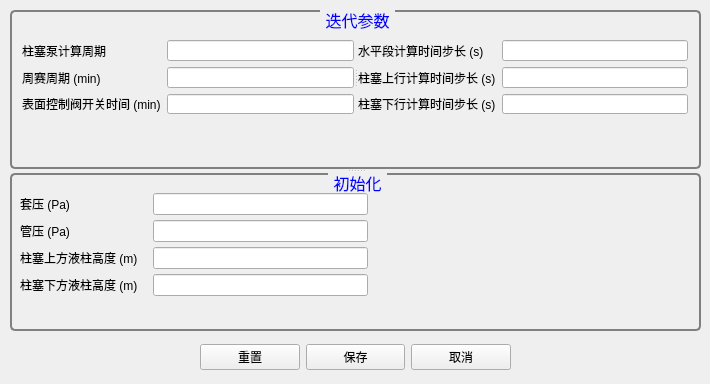
           <widget class="QWidget" name="tabSettings">
            <attribute name="title">
             <string>设置</string>
            </attribute>
            <widget class="QSplitter" name="splitter_2">
             <property name="geometry">
              <rect>
               <x>10</x>
               <y>10</y>
               <width>691</width>
               <height>321</height>
              </rect>
             </property>
             <property name="orientation">
              <enum>Qt::Vertical</enum>
             </property>
             <widget class="QGroupBox" name="groupBox_vertical_7">
              <property name="font">
               <font>
                <pointsize>12</pointsize>
                <weight>50</weight>
                <italic>false</italic>
                <bold>false</bold>
               </font>
              </property>
              <property name="styleSheet">
               <string notr="true">QGroupBox {
    background-color: qlineargradient(x1: 0, y1: 0, x2: 0, y2: 1,
                                      stop: 0 #E0E0E0, stop: 1 #FFFFFF);
    border: 2px solid gray;
    border-radius: 5px;
    margin-top: 1ex; /* leave space at the top for the title */
	font: 12pt;
}

QGroupBox::title {
    subcontrol-origin: margin;
    subcontrol-position: top center; /* position at the top center */
    padding: 0 3px;
    background-color: qlineargradient(x1: 0, y1: 0, x2: 0, y2: 1,
                                      stop: 0 #FFDD00, stop: 1 #FBB034);
	border-radius:2px;
	color:blue;
}</string>
              </property>
              <property name="title">
               <string>迭代参数</string>
              </property>
              <widget class="QSplitter" name="splitter_3">
               <property name="geometry">
                <rect>
                 <x>12</x>
                 <y>30</y>
                 <width>666</width>
                 <height>74</height>
                </rect>
               </property>
               <property name="orientation">
                <enum>Qt::Horizontal</enum>
               </property>
               <widget class="QWidget" name="layoutWidget">
                <layout class="QGridLayout" name="gridLayout">
                 <item row="0" column="0">
                  <widget class="QLabel" name="label_cycles">
                   <property name="text">
                    <string>柱塞泵计算周期</string>
                   </property>
                  </widget>
                 </item>
                 <item row="0" column="1">
                  <widget class="QLineEdit" name="lineEdit_cycles"/>
                 </item>
                 <item row="1" column="0">
                  <widget class="QLabel" name="label_plungerT">
                   <property name="text">
                    <string>周赛周期 (min)</string>
                   </property>
                  </widget>
                 </item>
                 <item row="1" column="1">
                  <widget class="QLineEdit" name="lineEdit_plungerT"/>
                 </item>
                 <item row="2" column="0">
                  <widget class="QLabel" name="label_valveT">
                   <property name="text">
                    <string>表面控制阀开关时间 (min)</string>
                   </property>
                  </widget>
                 </item>
                 <item row="2" column="1">
                  <widget class="QLineEdit" name="lineEdit_valveT"/>
                 </item>
                </layout>
               </widget>
               <widget class="QWidget" name="layoutWidget">
                <layout class="QGridLayout" name="gridLayout_2">
                 <item row="2" column="0">
                  <widget class="QLabel" name="label_dtDown">
                   <property name="text">
                    <string>柱塞下行计算时间步长 (s)</string>
                   </property>
                  </widget>
                 </item>
                 <item row="2" column="1">
                  <widget class="QLineEdit" name="lineEdit_dtDown"/>
                 </item>
                 <item row="1" column="1">
                  <widget class="QLineEdit" name="lineEdit_dtUp"/>
                 </item>
                 <item row="1" column="0">
                  <widget class="QLabel" name="label_dtUp">
                   <property name="text">
                    <string>柱塞上行计算时间步长 (s)</string>
                   </property>
                  </widget>
                 </item>
                 <item row="0" column="0">
                  <widget class="QLabel" name="label_dtH">
                   <property name="text">
                    <string>水平段计算时间步长 (s)</string>
                   </property>
                  </widget>
                 </item>
                 <item row="0" column="1">
                  <widget class="QLineEdit" name="lineEdit_dtH"/>
                 </item>
                </layout>
               </widget>
              </widget>
             </widget>
             <widget class="QGroupBox" name="groupBox_vertical_6">
              <property name="font">
               <font>
                <pointsize>12</pointsize>
                <weight>50</weight>
                <italic>false</italic>
                <bold>false</bold>
               </font>
              </property>
              <property name="styleSheet">
               <string notr="true">QGroupBox {
    background-color: qlineargradient(x1: 0, y1: 0, x2: 0, y2: 1,
                                      stop: 0 #E0E0E0, stop: 1 #FFFFFF);
    border: 2px solid gray;
    border-radius: 5px;
    margin-top: 1ex; /* leave space at the top for the title */
	font: 12pt;
}

QGroupBox::title {
    subcontrol-origin: margin;
    subcontrol-position: top center; /* position at the top center */
    padding: 0 3px;
    background-color: qlineargradient(x1: 0, y1: 0, x2: 0, y2: 1,
                                      stop: 0 #FFDD00, stop: 1 #FBB034);
	border-radius:2px;
	color:blue;
}</string>
              </property>
              <property name="title">
               <string>初始化</string>
              </property>
              <widget class="QWidget" name="formLayoutWidget_12">
               <property name="geometry">
                <rect>
                 <x>10</x>
                 <y>20</y>
                 <width>348</width>
                 <height>109</height>
                </rect>
               </property>
               <layout class="QFormLayout" name="formLayout_17">
                <property name="horizontalSpacing">
                 <number>5</number>
                </property>
                <property name="verticalSpacing">
                 <number>5</number>
                </property>
                <item row="0" column="0">
                 <widget class="QLabel" name="label_Pc">
                  <property name="text">
                   <string>套压 (Pa)</string>
                  </property>
                 </widget>
                </item>
                <item row="0" column="1">
                 <widget class="QLineEdit" name="lineEdit_Pc"/>
                </item>
                <item row="1" column="0">
                 <widget class="QLabel" name="label_Pt">
                  <property name="text">
                   <string>管压 (Pa)</string>
                  </property>
                 </widget>
                </item>
                <item row="1" column="1">
                 <widget class="QLineEdit" name="lineEdit_Pt"/>
                </item>
                <item row="2" column="0">
                 <widget class="QLabel" name="label_Ltt">
                  <property name="text">
                   <string>柱塞上方液柱高度 (m)   </string>
                  </property>
                 </widget>
                </item>
                <item row="2" column="1">
                 <widget class="QLineEdit" name="lineEdit_Ltt"/>
                </item>
                <item row="3" column="0">
                 <widget class="QLabel" name="label_Ltb">
                  <property name="text">
                   <string>柱塞下方液柱高度 (m)   </string>
                  </property>
                 </widget>
                </item>
                <item row="3" column="1">
                 <widget class="QLineEdit" name="lineEdit_Ltb"/>
                </item>
               </layout>
              </widget>
             </widget>
            </widget>
            <widget class="QWidget" name="layoutWidget_5">
             <property name="geometry">
              <rect>
               <x>200</x>
               <y>340</y>
               <width>311</width>
               <height>35</height>
              </rect>
             </property>
             <layout class="QHBoxLayout" name="horizontalLayout_10">
              <item>
               <widget class="QPushButton" name="btn_reset_setting">
                <property name="styleSheet">
                 <string notr="true">background-color: qlineargradient(x1: 0, y1: 0, x2: 0, y2: 1,
                                      stop: 0 #f6f7fa, stop: 1 #dadbde);

font: 12pt bold &quot;Arial&quot;;</string>
                </property>
                <property name="text">
                 <string>重置</string>
                </property>
                <property name="icon">
                 <iconset resource="plunger_ico.qrc">
                  <normaloff>:/plunger/icons/Reset.png</normaloff>:/plunger/icons/Reset.png</iconset>
                </property>
                <property name="iconSize">
                 <size>
                  <width>24</width>
                  <height>24</height>
                 </size>
                </property>
               </widget>
              </item>
              <item>
               <widget class="QPushButton" name="btn_save_setting">
                <property name="styleSheet">
                 <string notr="true">background-color: qlineargradient(x1: 0, y1: 0, x2: 0, y2: 1,
                                      stop: 0 #f6f7fa, stop: 1 #dadbde);

font: 12pt bold &quot;Arial&quot;;</string>
                </property>
                <property name="text">
                 <string>保存</string>
                </property>
                <property name="icon">
                 <iconset resource="plunger_ico.qrc">
                  <normaloff>:/plunger/icons/save.png</normaloff>:/plunger/icons/save.png</iconset>
                </property>
                <property name="iconSize">
                 <size>
                  <width>24</width>
                  <height>24</height>
                 </size>
                </property>
               </widget>
              </item>
              <item>
               <widget class="QPushButton" name="btn_cancel_setting">
                <property name="styleSheet">
                 <string notr="true">background-color: qlineargradient(x1: 0, y1: 0, x2: 0, y2: 1,
                                      stop: 0 #f6f7fa, stop: 1 #dadbde);

font: 12pt bold &quot;Arial&quot;;</string>
                </property>
                <property name="text">
                 <string>取消</string>
                </property>
                <property name="icon">
                 <iconset resource="plunger_ico.qrc">
                  <normaloff>:/plunger/icons/stop.png</normaloff>:/plunger/icons/stop.png</iconset>
                </property>
                <property name="iconSize">
                 <size>
                  <width>24</width>
                  <height>24</height>
                 </size>
                </property>
               </widget>
              </item>
             </layout>
            </widget>
           </widget>
